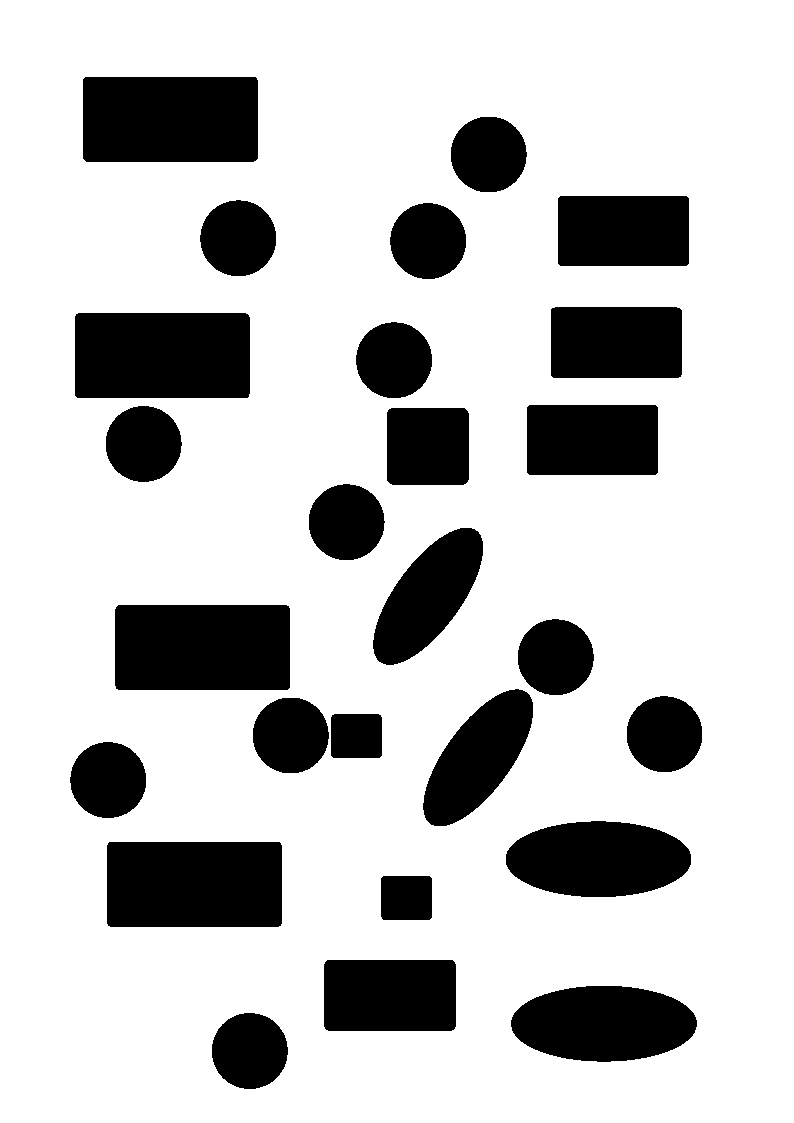
#> input picture contours.png, 794 x 1123 px, found by its file name
$ python 'contours area.py'
#> lines starting #> are read from the running program, lines starting #| are printed output that depends on the picture; after the words box and inside, x2 and y2 are one past the last pixel; in counts of white or black regions, pixels touching at a corner belong together
import cv2
import numpy as np

contour_image = cv2.imread(r"c:\Users\91750\Downloads\contours.png")
#> contour_image is the input picture: shape (1123, 794, 3); 78% white; 26 black regions, largest, box (x1, y1, x2, y2) and area: (107, 842, 282, 927) 14857, (83, 77, 258, 162) 14855, (75, 313, 250, 398) 14854
gray = cv2.cvtColor(contour_image, cv2.COLOR_BGR2GRAY)

_, binary = cv2.threshold(gray, 127, 255, cv2.THRESH_BINARY_INV)
#> binary: shape (1123, 794); 22% white; 26 white regions

contours, _ = cv2.findContours(binary, cv2.RETR_EXTERNAL, cv2.CHAIN_APPROX_SIMPLE)
#> contours = 26 contours; largest, box (x1, y1, x2, y2) and area: (107, 842, 282, 927) 14602, (83, 77, 258, 162) 14601, (115, 605, 290, 690) 14600, (75, 313, 250, 398) 14600, (511, 986, 697, 1062) 10915
i=0
for contour in contours:
    i=i+1
    area = cv2.contourArea(contour)

    M = cv2.moments(contour)

    if M['m00'] != 0:
        cx = int(M['m10'] / M['m00'])
        cy = int(M['m01'] / M['m00'])
    else:
        cx, cy = 0, 0

    print(f'Contour{i} : Centroid = ({cx}, {cy}), Area = {area}')
    cv2.drawContours(contour_image, [contour], -1, (255, 255, 0), 2)
    cv2.circle(contour_image, (cx, cy), 5, (0, 0, 255), -1)
#> this loop made 26 passes
#> (area, cx, cy) on passes 1 to 12: (4432, 249, 1050), (10915, 603, 1023), (9146, 389, 994), (2141, 406, 897), (14602, 194, 883), (10906, 598, 858), (4433, 107, 779), (2138, 356, 735), (4427, 290, 734), (4429, 663, 733), (8260.5, 477, 757), (4431.5, 555, 656)
#| Contour1 : Centroid = (249, 1050), Area = 4432.0
#| Contour2 : Centroid = (603, 1023), Area = 10915.0
#| Contour3 : Centroid = (389, 994), Area = 9146.0
#| Contour4 : Centroid = (406, 897), Area = 2141.0
#| Contour5 : Centroid = (194, 883), Area = 14602.0
#| Contour6 : Centroid = (598, 858), Area = 10906.0
#| Contour7 : Centroid = (107, 779), Area = 4433.0
#| Contour8 : Centroid = (356, 735), Area = 2138.0
#> (further printed lines are left out)
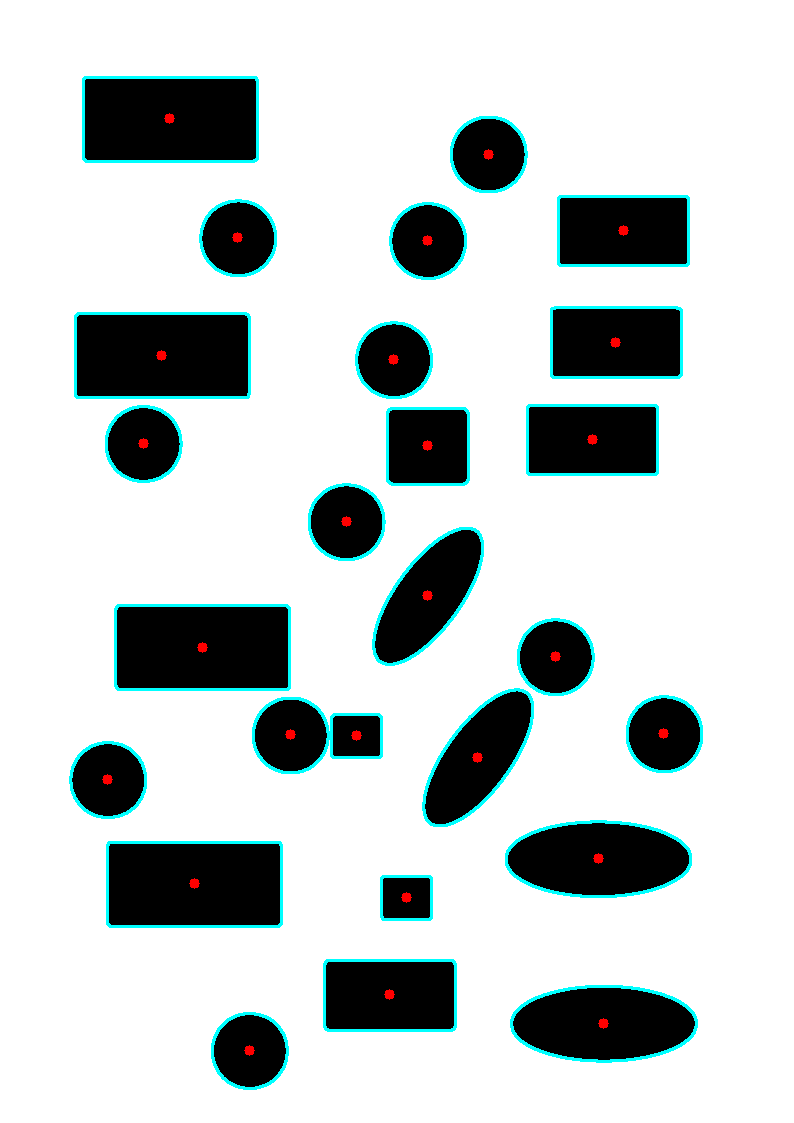
#> contour_image: shape (1123, 794, 3); 3.3% of pixels changed, all inside (x1, y1, x2, y2) = (69, 76, 703, 1090)
#> after the loop, i = 26

cv2.imshow('Final_Image', contour_image)
cv2.waitKey(0)
cv2.destroyAllWindows()
